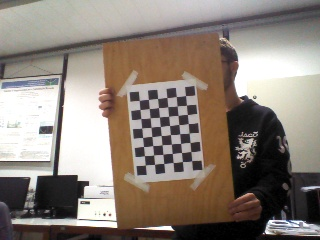
#> input picture college/particular/private_linked_projects/UnBeatables/Camera Calibration/images/color/imgTest-D3.jpg, 320 x 240 px
$ python calibrate.py images/color/imgTest-D3.jpg   (Python 2 division)
#> lines starting #> are read from the running program, lines starting #| are printed output that depends on the picture
#!/usr/bin/env python

import numpy as np
import cv2
import os
from common import splitfn

USAGE = '''
USAGE: calib.py [--save <filename>] [--debug <output path>] [--square_size] [<image mask>]
python calibrate.py --save params.txt --square_size 3 "images/imgTest*.jpg"
python calibrate.py --save params.txt --square_size 3 "images/test/left*.jpg"
'''


if __name__ == '__main__':
    import sys, getopt
    from glob import glob

    args, img_mask = getopt.getopt(sys.argv[1:], '', ['save=', 'debug=', 'square_size='])
    args = dict(args)
    try: img_mask = img_mask[0]
    except: img_mask = '../cpp/left*.jpg'
    img_names = glob(img_mask)
    debug_dir = args.get('--debug')
    square_size = float(args.get('--square_size', 1.0))

    pattern_size = (8, 6)
    pattern_points = np.zeros( (np.prod(pattern_size), 3), np.float32 )
    pattern_points[:,:2] = np.indices(pattern_size).T.reshape(-1, 2)
    pattern_points *= square_size

    obj_points = []
    img_points = []
    h, w = 0, 0
    for fn in img_names:
        print 'processing %s...' % fn,
        img = cv2.imread(fn, 0)
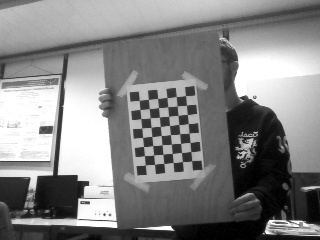
#> img: shape (240, 320); min 0, max 255, mean 132.3
        h, w = img.shape[:2]
#> h = 240; w = 320
        found, corners = cv2.findChessboardCorners(img, pattern_size)
#> found = True; corners = 48 rows, first 8: [185.5, 95.46], [186.5, 105.3], [187.4, 114.5], [188.4, 123.5], [189.3, 133], [190, 142.5], [190.6, 151.4], [191.6, 160.6]
        if found:
            term = ( cv2.TERM_CRITERIA_EPS + cv2.TERM_CRITERIA_COUNT, 30, 0.1 )
            cv2.cornerSubPix(img, corners, (5, 5), (-1, -1), term)
        if debug_dir:
            vis = cv2.cvtColor(img, cv2.COLOR_GRAY2BGR)
            cv2.drawChessboardCorners(vis, pattern_size, corners, found)
            path, name, ext = splitfn(fn)
            cv2.imwrite('%s/%s_chess.bmp' % (debug_dir, name), vis)
        if not found:
            print 'chessboard not found'
            continue
        img_points.append(corners.reshape(-1, 2))
        obj_points.append(pattern_points)

        print 'ok'

#> (the run stopped early here; a loop or call above may not have finished)

$ run again, on college/particular/private_linked_projects/UnBeatables/Camera Calibration/images/color/imgTest13.jpg
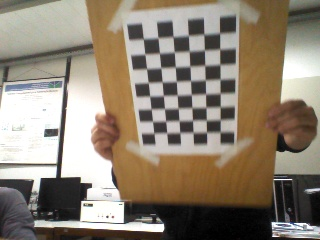
#> input picture college/particular/private_linked_projects/UnBeatables/Camera Calibration/images/color/imgTest13.jpg, 320 x 240 px
#> `img = cv2.imread(fn, 0)`:
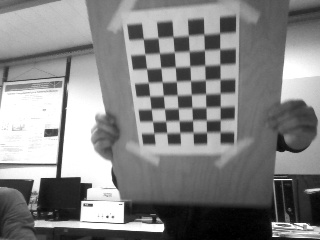
#> img: shape (240, 320); min 0, max 255, mean 132.8
#> found = True; corners = 48 rows, first 8: [219.6, 33.15], [219.6, 48.83], [219.8, 64.4], [220.2, 79.25], [220.3, 93.04], [220.3, 106.8], [220.3, 119.5], [220.2, 131.7]

$ run again, on college/particular/private_linked_projects/UnBeatables/Camera Calibration/images/color/imgTest15.jpg
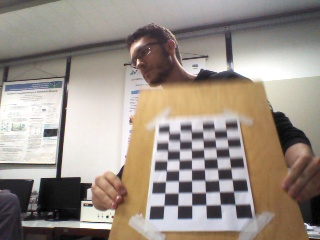
#> input picture college/particular/private_linked_projects/UnBeatables/Camera Calibration/images/color/imgTest15.jpg, 320 x 240 px
#> `img = cv2.imread(fn, 0)`:
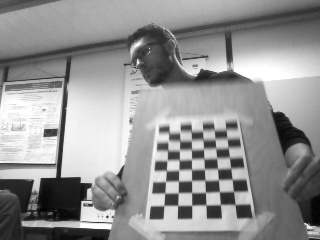
#> img: shape (240, 320); min 0, max 255, mean 147.3
#> found = True; corners = 48 rows, first 8: [226, 130.5], [227.4, 139.9], [228.2, 147.4], [229.5, 157.4], [230.7, 167.9], [232.1, 179.3], [233.4, 191.3], [235, 204.5]
